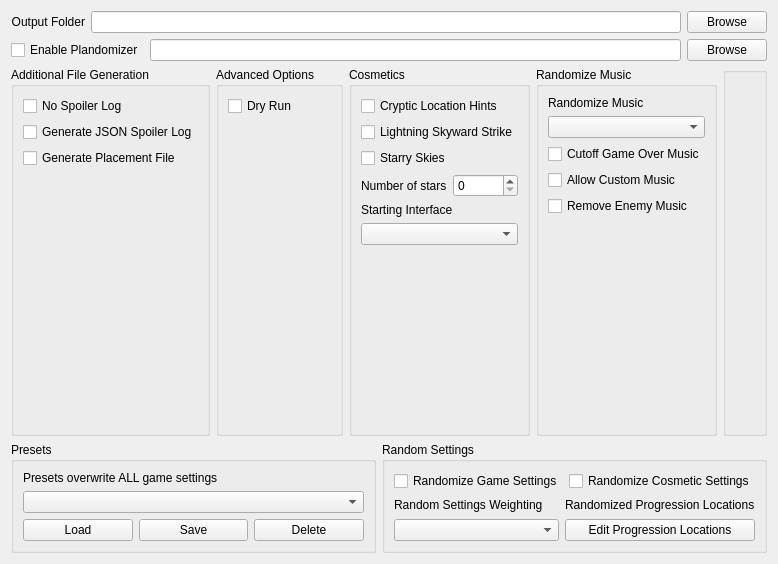
      <widget class="QWidget" name="tab_setup">
       <attribute name="title">
        <string>Setup</string>
       </attribute>
       <layout class="QVBoxLayout" name="verticalLayout_27">
        <item>
         <layout class="QVBoxLayout" name="vlay_files">
          <item>
           <layout class="QHBoxLayout" name="hlay_output">
            <item>
             <widget class="QLabel" name="label_output">
              <property name="text">
               <string>Output Folder</string>
              </property>
              <property name="alignment">
               <set>Qt::AlignRight|Qt::AlignTrailing|Qt::AlignVCenter</set>
              </property>
             </widget>
            </item>
            <item>
             <widget class="QLineEdit" name="output_folder"/>
            </item>
            <item>
             <widget class="QPushButton" name="ouput_folder_browse_button">
              <property name="text">
               <string>Browse</string>
              </property>
             </widget>
            </item>
           </layout>
          </item>
          <item>
           <layout class="QVBoxLayout" name="vlay_plando">
            <item>
             <layout class="QHBoxLayout" name="hlay_plando_file">
              <item>
               <widget class="QCheckBox" name="option_plando">
                <property name="text">
                 <string>Enable Plandomizer</string>
                </property>
               </widget>
              </item>
              <item>
               <widget class="QLineEdit" name="plando_file"/>
              </item>
              <item>
               <widget class="QPushButton" name="plando_file_browse">
                <property name="text">
                 <string>Browse</string>
                </property>
               </widget>
              </item>
             </layout>
            </item>
           </layout>
          </item>
         </layout>
        </item>
        <item>
         <layout class="QHBoxLayout" name="hlay_setup_options">
          <item>
           <widget class="QGroupBox" name="box_additional_files">
            <property name="sizePolicy">
             <sizepolicy hsizetype="Expanding" vsizetype="Preferred">
              <horstretch>0</horstretch>
              <verstretch>0</verstretch>
             </sizepolicy>
            </property>
            <property name="title">
             <string>Additional File Generation</string>
            </property>
            <property name="flat">
             <bool>false</bool>
            </property>
            <layout class="QVBoxLayout" name="verticalLayout_22">
             <item>
              <layout class="QVBoxLayout" name="vlay_additional_files">
               <item>
                <widget class="QCheckBox" name="option_no_spoiler_log">
                 <property name="text">
                  <string>No Spoiler Log</string>
                 </property>
                </widget>
               </item>
               <item>
                <widget class="QCheckBox" name="option_json_spoiler">
                 <property name="text">
                  <string>Generate JSON Spoiler Log</string>
                 </property>
                </widget>
               </item>
               <item>
                <widget class="QCheckBox" name="option_out_placement_file">
                 <property name="text">
                  <string>Generate Placement File</string>
                 </property>
                </widget>
               </item>
               <item>
                <spacer name="vspace_additional_files">
                 <property name="orientation">
                  <enum>Qt::Vertical</enum>
                 </property>
                 <property name="sizeHint" stdset="0">
                  <size>
                   <width>20</width>
                   <height>40</height>
                  </size>
                 </property>
                </spacer>
               </item>
              </layout>
             </item>
            </layout>
           </widget>
          </item>
          <item>
           <widget class="QGroupBox" name="box_advanced">
            <property name="sizePolicy">
             <sizepolicy hsizetype="Expanding" vsizetype="Preferred">
              <horstretch>0</horstretch>
              <verstretch>0</verstretch>
             </sizepolicy>
            </property>
            <property name="title">
             <string>Advanced Options</string>
            </property>
            <layout class="QVBoxLayout" name="verticalLayout_23">
             <item>
              <layout class="QVBoxLayout" name="vlay_advanced">
               <item>
                <widget class="QCheckBox" name="option_dry_run">
                 <property name="text">
                  <string>Dry Run</string>
                 </property>
                </widget>
               </item>
               <item>
                <spacer name="vspace_advanced">
                 <property name="orientation">
                  <enum>Qt::Vertical</enum>
                 </property>
                 <property name="sizeHint" stdset="0">
                  <size>
                   <width>20</width>
                   <height>40</height>
                  </size>
                 </property>
                </spacer>
               </item>
              </layout>
             </item>
            </layout>
           </widget>
          </item>
          <item>
           <widget class="QGroupBox" name="box_cosmetics">
            <property name="sizePolicy">
             <sizepolicy hsizetype="Expanding" vsizetype="Preferred">
              <horstretch>0</horstretch>
              <verstretch>0</verstretch>
             </sizepolicy>
            </property>
            <property name="title">
             <string>Cosmetics</string>
            </property>
            <layout class="QVBoxLayout" name="verticalLayout_24">
             <item>
              <layout class="QVBoxLayout" name="vlay_cosmetics">
               <item>
                <widget class="QCheckBox" name="option_cryptic_location_hints">
                 <property name="text">
                  <string>Cryptic Location Hints</string>
                 </property>
                </widget>
               </item>
               <item>
                <widget class="QCheckBox" name="option_lightning_skyward_strike">
                 <property name="text">
                  <string>Lightning Skyward Strike</string>
                 </property>
                </widget>
               </item>
               <item>
                <widget class="QCheckBox" name="option_starry_skies">
                 <property name="text">
                  <string>Starry Skies</string>
                 </property>
                </widget>
               </item>
               <item>
                <layout class="QHBoxLayout" name="hlay_star_count">
                 <item>
                  <widget class="QLabel" name="label_for_option_star_count">
                   <property name="sizePolicy">
                    <sizepolicy hsizetype="MinimumExpanding" vsizetype="Preferred">
                     <horstretch>0</horstretch>
                     <verstretch>0</verstretch>
                    </sizepolicy>
                   </property>
                   <property name="text">
                    <string>Number of stars</string>
                   </property>
                  </widget>
                 </item>
                 <item>
                  <widget class="QSpinBox" name="option_star_count">
                   <property name="enabled">
                    <bool>true</bool>
                   </property>
                   <property name="sizePolicy">
                    <sizepolicy hsizetype="MinimumExpanding" vsizetype="Fixed">
                     <horstretch>0</horstretch>
                     <verstretch>0</verstretch>
                    </sizepolicy>
                   </property>
                   <property name="maximum">
                    <number>32767</number>
                   </property>
                   <property name="singleStep">
                    <number>100</number>
                   </property>
                  </widget>
                 </item>
                </layout>
               </item>
               <item>
                <widget class="QLabel" name="label_for_option_interface">
                 <property name="text">
                  <string>Starting Interface</string>
                 </property>
                </widget>
               </item>
               <item>
                <widget class="QComboBox" name="option_interface"/>
               </item>
               <item>
                <spacer name="vspace_cosmetics">
                 <property name="orientation">
                  <enum>Qt::Vertical</enum>
                 </property>
                 <property name="sizeHint" stdset="0">
                  <size>
                   <width>20</width>
                   <height>40</height>
                  </size>
                 </property>
                </spacer>
               </item>
              </layout>
             </item>
            </layout>
           </widget>
          </item>
          <item>
           <widget class="QGroupBox" name="box_music_rando">
            <property name="sizePolicy">
             <sizepolicy hsizetype="Expanding" vsizetype="Preferred">
              <horstretch>0</horstretch>
              <verstretch>0</verstretch>
             </sizepolicy>
            </property>
            <property name="title">
             <string>Randomize Music</string>
            </property>
            <layout class="QVBoxLayout" name="verticalLayout_25">
             <item>
              <layout class="QVBoxLayout" name="vlay_music_rando">
               <item>
                <layout class="QVBoxLayout" name="vlay_music_rando_option">
                 <item>
                  <widget class="QLabel" name="label_for_option_music_rando">
                   <property name="text">
                    <string>Randomize Music</string>
                   </property>
                  </widget>
                 </item>
                 <item>
                  <widget class="QComboBox" name="option_music_rando"/>
                 </item>
                </layout>
               </item>
               <item>
                <widget class="QCheckBox" name="option_cutoff_gameover_music">
                 <property name="text">
                  <string>Cutoff Game Over Music</string>
                 </property>
                </widget>
               </item>
               <item>
                <widget class="QCheckBox" name="option_allow_custom_music">
                 <property name="text">
                  <string>Allow Custom Music</string>
                 </property>
                </widget>
               </item>
               <item>
                <widget class="QCheckBox" name="option_no_enemy_music">
                 <property name="text">
                  <string>Remove Enemy Music</string>
                 </property>
                </widget>
               </item>
               <item>
                <spacer name="vspace_music_rando">
                 <property name="orientation">
                  <enum>Qt::Vertical</enum>
                 </property>
                 <property name="sizeHint" stdset="0">
                  <size>
                   <width>20</width>
                   <height>40</height>
                  </size>
                 </property>
                </spacer>
               </item>
              </layout>
             </item>
            </layout>
           </widget>
          </item>
          <item>
           <widget class="QGroupBox" name="box">
            <property name="sizePolicy">
             <sizepolicy hsizetype="Expanding" vsizetype="Preferred">
              <horstretch>0</horstretch>
              <verstretch>0</verstretch>
             </sizepolicy>
            </property>
            <property name="title">
             <string/>
            </property>
            <layout class="QVBoxLayout" name="verticalLayout_28">
             <item>
              <spacer name="vspace_10">
               <property name="orientation">
                <enum>Qt::Vertical</enum>
               </property>
               <property name="sizeHint" stdset="0">
                <size>
                 <width>20</width>
                 <height>342</height>
                </size>
               </property>
              </spacer>
             </item>
            </layout>
           </widget>
          </item>
         </layout>
        </item>
        <item>
         <layout class="QHBoxLayout" name="hlay_presets_rs">
          <item>
           <widget class="QGroupBox" name="box_presets">
            <property name="sizePolicy">
             <sizepolicy hsizetype="Expanding" vsizetype="Preferred">
              <horstretch>0</horstretch>
              <verstretch>0</verstretch>
             </sizepolicy>
            </property>
            <property name="title">
             <string>Presets</string>
            </property>
            <layout class="QVBoxLayout" name="verticalLayout_26">
             <item>
              <layout class="QVBoxLayout" name="vlay_presets">
               <item>
                <widget class="QLabel" name="label_presets">
                 <property name="text">
                  <string>Presets overwrite ALL game settings</string>
                 </property>
                 <property name="wordWrap">
                  <bool>false</bool>
                 </property>
                </widget>
               </item>
               <item>
                <widget class="QComboBox" name="presets_list"/>
               </item>
               <item>
                <layout class="QHBoxLayout" name="hlay_presets_controls">
                 <item>
                  <widget class="QPushButton" name="load_preset">
                   <property name="text">
                    <string>Load</string>
                   </property>
                  </widget>
                 </item>
                 <item>
                  <widget class="QPushButton" name="save_preset">
                   <property name="text">
                    <string>Save</string>
                   </property>
                  </widget>
                 </item>
                 <item>
                  <widget class="QPushButton" name="delete_preset">
                   <property name="text">
                    <string>Delete</string>
                   </property>
                  </widget>
                 </item>
                </layout>
               </item>
              </layout>
             </item>
            </layout>
           </widget>
          </item>
          <item>
           <widget class="QGroupBox" name="box_rs">
            <property name="sizePolicy">
             <sizepolicy hsizetype="Expanding" vsizetype="Preferred">
              <horstretch>0</horstretch>
              <verstretch>0</verstretch>
             </sizepolicy>
            </property>
            <property name="title">
             <string>Random Settings</string>
            </property>
            <layout class="QHBoxLayout" name="horizontalLayout_12">
             <item>
              <layout class="QVBoxLayout" name="vlay_rs">
               <item>
                <layout class="QHBoxLayout" name="hlay_rs_controls">
                 <item>
                  <widget class="QCheckBox" name="option_random_settings">
                   <property name="text">
                    <string>Randomize Game Settings</string>
                   </property>
                  </widget>
                 </item>
                 <item>
                  <widget class="QCheckBox" name="option_random_cosmetics">
                   <property name="text">
                    <string>Randomize Cosmetic Settings</string>
                   </property>
                  </widget>
                 </item>
                </layout>
               </item>
               <item>
                 <layout class="QHBoxLayout" name="hlay_rs_settings">
                 <item>
                  <layout class="QVBoxLayout" name="vlay_rs_weighting">
                   <item>
                    <widget class="QLabel" name="label_random_settings_weighting">
                     <property name="text">
                      <string>Random Settings Weighting</string>
                     </property>
                    </widget>
                   </item>
                   <item>
                    <widget class="QComboBox" name="option_random_settings_weighting"/>
                   </item>
                  </layout>
                 </item>
                 <item>
                  <layout class="QVBoxLayout" name="vlay_rs_progression_locations">
                   <item>
                    <widget class="QLabel" name="label_progression_locations">
                     <property name="text">
                      <string>Randomized Progression Locations</string>
                     </property>
                    </widget>
                   </item>
                   <item>
                    <widget class="QPushButton" name="edit_progression_groups">
                     <property name="text">
                      <string>Edit Progression Locations</string>
                     </property>
                    </widget>
                   </item>
                  </layout>
                 </item>
                </layout>
               </item>
              </layout>
             </item>
            </layout>
           </widget>
          </item>
         </layout>
        </item>
       </layout>
      </widget>
